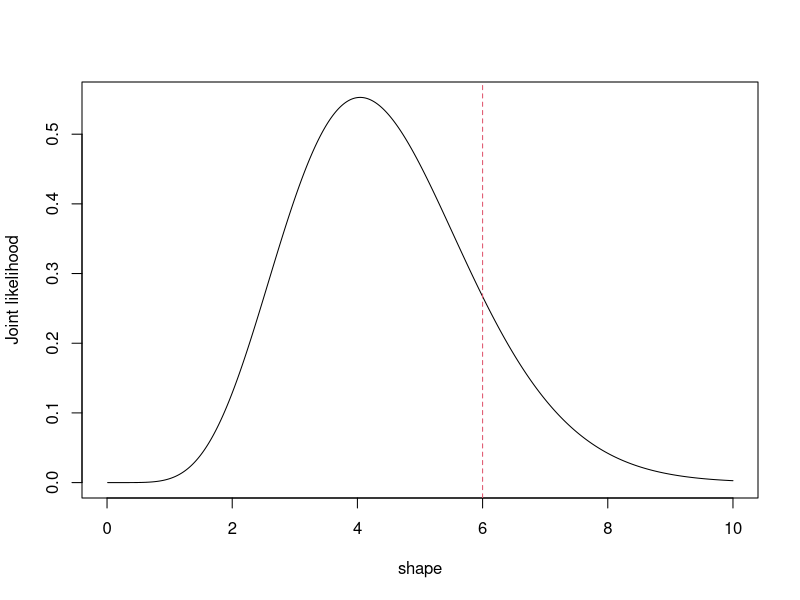
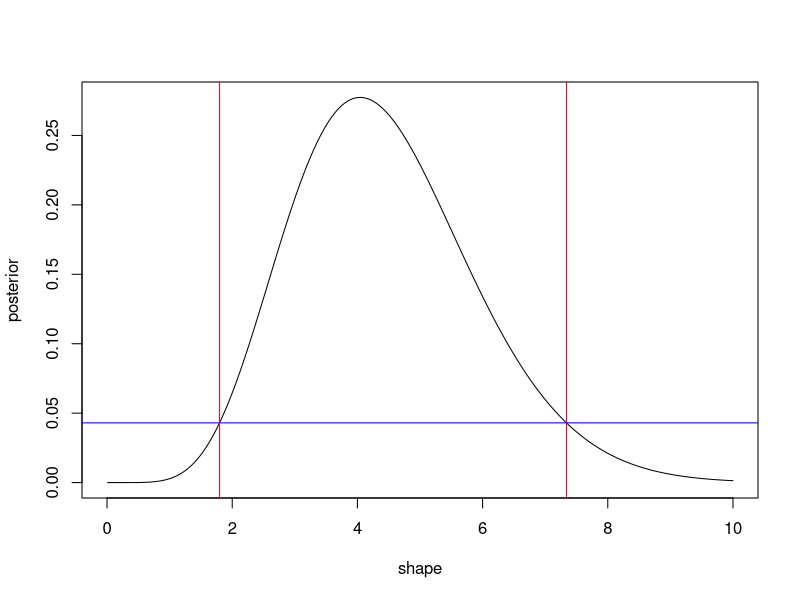

Recreate these plots in R, in order.
## ---- chunk 1
set.seed(105)
s <-  rweibull(6,5,1)
low_ci <- mean(s)-1.96*(sd(s)/sqrt(6))
up_ci <- mean(s)+1.96*(sd(s)/sqrt(6))
ci <- c(low_ci, up_ci)
ci
## ---- chunk 2
x <- s
shape = seq(0.01,10,0.001)
jointL = rep(1.0, length(shape)) 
for (i in 1:length(x)) jointL = jointL * dweibull(x[i], shape, 1)
plot(shape, jointL, type='l', xlim=c(0,10), ylab='Joint likelihood')
abline(v=6, col =2, lty = 2)
## ---- chunk 3
posterior = jointL / sum(jointL*0.001) 

for (P in seq(0.0,max(posterior),0.001)) {
probenclosed = sum(posterior[posterior > P]*0.001)
 if (probenclosed < 0.95) break
 } 
CI = range(shape[posterior > P]) 
plot(shape, posterior, type='l', xlim=c(0,10))
abline(v=CI[1], col='red') 
abline(v=CI[2], col='red') 
abline(h=P, col='blue')
